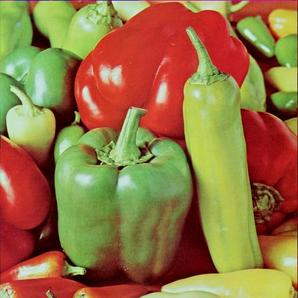
%> input picture Blind Reversible Watermarking using APD/peppers(matlab).jpg, 298 x 298 px
$ octave Encode_Peppers.m   (GNU Octave 9; MATLAB toolbox functions it lacks are replaced by stand-ins)
%> lines starting %> are read from the running program, lines starting %| are printed output that depends on the picture
%Attempt for watermarking pepper

clc;close all;clear all;
l=imread('peppers(matlab).jpg');
%> l is the input picture: size 298x298x3 uint8; mean R, G, B 149.3, 115.4, 66.8
o=l;
imshow(l)
title('Original pepper image');
figure;
l=rgb2gray(l);
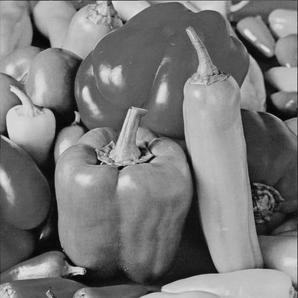
%> l: size 298x298 uint8; min 2, max 236, mean 120
o=rgb2gray(o);
imshow(l)
title('Grayscale converted pepper');
figure;
imhist(l)
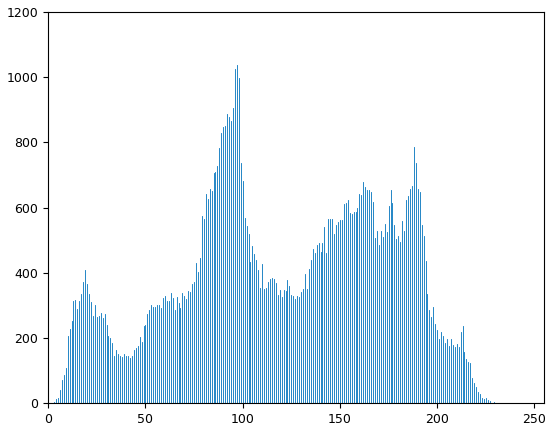
%> figure redrawn from the program's plot data; highest point at x = 97, y = 1036
figure;
l=single(l);
%> l: size 298x298 single
imshow(edge(l))
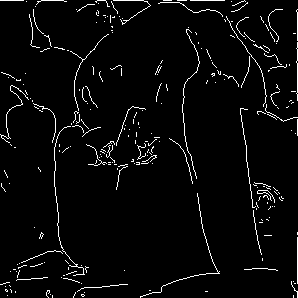
%> displayed picture: size 298x298 logical; 3.7% white in thin lines or dots
title('Border of intensity changes')
figure;

for n=1:50
    for m=1:50
        l(n,m)=(l(n,m) - l(n,m+1));
    end
end
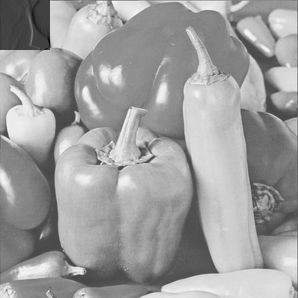
%> l: size 298x298 single; min -81, max 236, mean 116.2; drawn with min black and max white
%imshow(l)
%title('Pepper after APD')
%figure;

f=1;
z = -f;
for n=1:50
    for m=1:50
        if (l(n,m) > 1 )
            I(n,m) = l(n,m) + 1;
        elseif (l(n,m) < -1)
            I(n,m) = l(n,m) - 1;
        else
            I(n,m)=l(n,m);
        end
    end
end
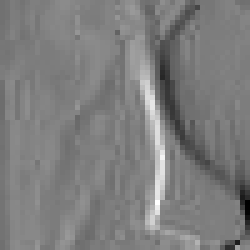
%> I: size 50x50 single (shown 5 times larger); min -82, max 84, mean 0.1; drawn with min black and max white
I;

count=0;
for n=1:50
    for m=1:50
        if (I(n,m) == 1)
            count = count + 1;
        elseif (I(n,m) == -1)
            count = count + 1;
        else
            count = count;
        end
    end
end
%> after the loop, count = 426
count
%> count = 426

h = 'Ramaiah Institute of Technology';
%> (the run ends here)

$ run again, with Blind Reversible Watermarking using APD/baboon(matlab).jpg copied over Blind Reversible Watermarking using APD/peppers(matlab).jpg
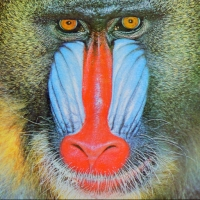
%> input picture Blind Reversible Watermarking using APD/baboon(matlab).jpg, 200 x 200 px
%> l is the input picture: size 200x200x3 uint8; mean R, G, B 136.9, 128.4, 112.6
%> after the loop `for n=1:50`:
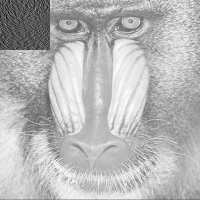
%> l: size 200x200 single; min -103, max 209, mean 121.4; drawn with min black and max white
%> after the loop `for n=1:50`:
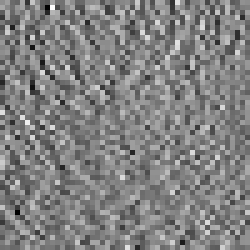
%> I: size 50x50 single (shown 5 times larger); min -104, max 100, mean -0.4; drawn with min black and max white
%> after the loop `for n=1:50`: count = 89
